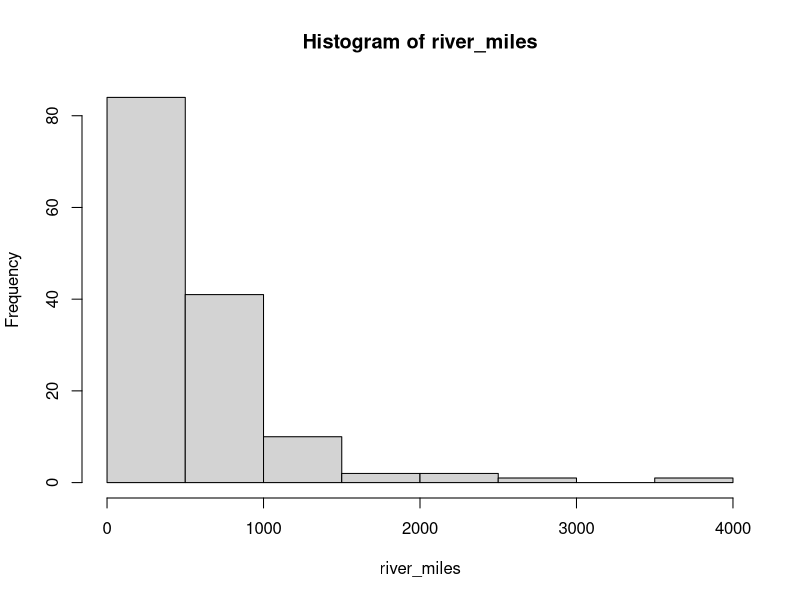

Write R code to recreate this figure.
## ---- chunk 1
knitr::opts_chunk$set(echo = TRUE, warning = FALSE, message = FALSE)

library(tidyverse)

## ---- chunk 2
# 272 eruptions of Old Faithful: eruption length and wait to the next (minutes).
geyser_data <- faithful

# Lengths, in miles, of 141 major North American rivers (a vector).
river_miles <- rivers

# 1,000 earthquakes near Fiji, magnitude 4.0 and up, with the number of
# stations that reported each one.
quake_data <- quakes

# Ten patients, two sleeping drugs each: extra hours of sleep.
sleep_data <- sleep

# The spread ratio: residual SD in the top third of fitted values
# over the bottom third. Near 1 means the spread is even.
spread_ratio <- function(m) {
  third <- cut(fitted(m), quantile(fitted(m), 0:3 / 3), include.lowest = TRUE)
  s <- tapply(resid(m), third, sd)
  s[[3]] / s[[1]]
}
# ~ 1: the spread is even across predictions
# > 1: residuals fan out as predictions grow, the classic funnel.
# < 1: residuals shrink as predictions grow.

## ---- chunk 3
geyser <- lm(waiting ~ eruptions, data = faithful)

# predict wait time for eruption = 4 minutes
geyser_erupt_4 <- data.frame(eruptions = 4)
geyser_wait <- predict(geyser, newdata = geyser_erupt_4)

geyser_ci <- predict(geyser, newdata = geyser_erupt_4, interval = "confidence")
# CI - interval to capture the true average value at confidence
geyser_pi <- predict(geyser, newdata = geyser_erupt_4, interval = "prediction")
# PI - interval to capture the predicted value at confidence. Wider than CI because of added residual variance


## ---- chunk 4
geyser_data_4 <- subset(faithful, eruptions >= 3.8 & eruptions <= 4.2)
geyser_count_4 <- nrow(geyser_data_4) # How many

# wait times in respective intervals?
in_ci <- geyser_data_4$waiting >= geyser_ci[, "lwr"] & geyser_data_4$waiting <= geyser_ci[, "upr"]
in_pi <- geyser_data_4$waiting >= geyser_pi[, "lwr"] & geyser_data_4$waiting <= geyser_pi[, "upr"]

# share inside each interval
geyser_share_ci <- mean(in_ci)
geyser_share_pi <- mean(in_pi)

## ---- chunk 5
mean_river <- mean(river_miles)
median_river <- median(river_miles)

hist(river_miles)
## ---- chunk 6
set.seed(6101)
